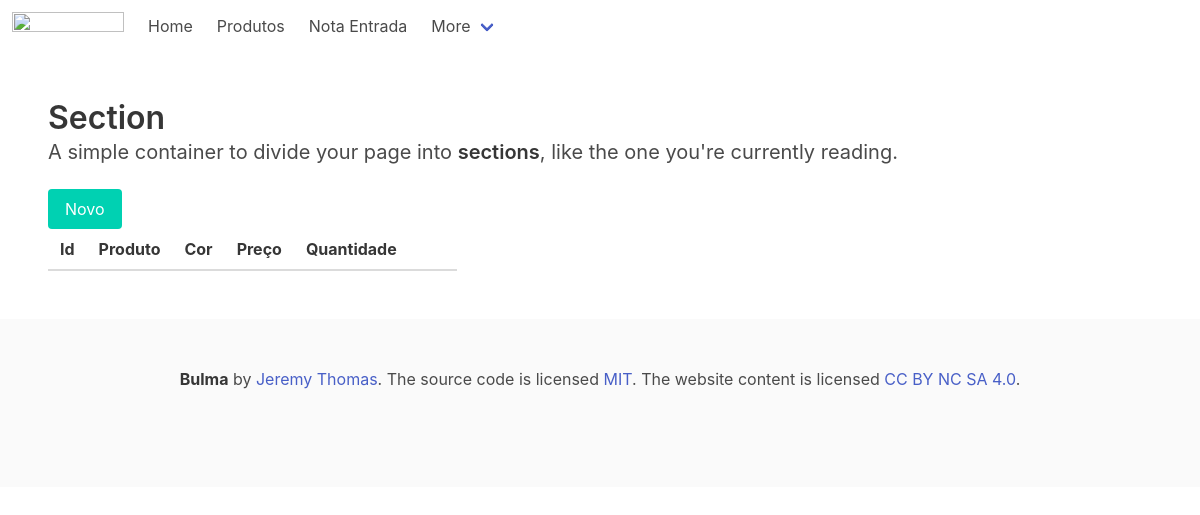
The app's page /entrada/notaEntradaList/, older data.
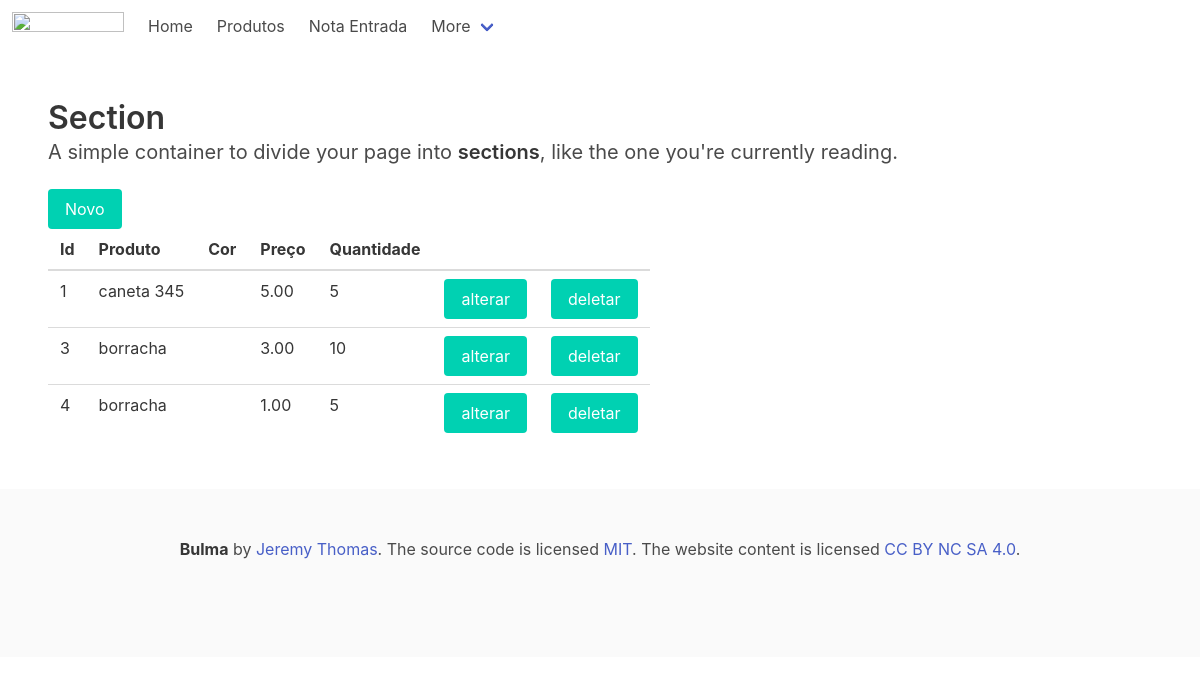
The same page, newer data.
### notaEntrada/models.py (models this page shows, shortened)
class NotasEntradas(models.Model):
    produto = models.ForeignKey(Produtos, on_delete=models.PROTECT)
    preco = models.DecimalField('Preço', decimal_places=2, max_digits=8, default=0)
    quantidade = models.IntegerField('Quantidade', default=0)
    criado = models.DateTimeField('criado', auto_now_add=True)
    modificado = models.DateTimeField('modificado', auto_now=True)
    class Meta:
        verbose_name = 'Entrada'
        verbose_name_plural = 'Entradas'
        ordering = ['produto']

### produto/models.py (models this page shows)
class Produtos(models.Model):
    produto = models.CharField('Produto', max_length=200)
    cor = models.ForeignKey(Cores, on_delete=models.PROTECT)
    preco = models.DecimalField('Preço', decimal_places=2, max_digits=8, default=0)
    quantidade = models.IntegerField('Quantidade', default=0)
    def __str__(self) -> str:
        return self.produto

### notaEntrada/views.py (the view)
# urls.py: path('notaEntradaList/', notaEntradaList, name='notaEntradaList'),
def notaEntradaList(request):
    notas_entrada = NotasEntradas.objects.all()
    template_name = 'notaEntradaList.html'
    context = {
        'notas_entrada': notas_entrada
    }
    return render(request, template_name, context)

### notaEntrada/templates/notaEntradaList.html
{% extends 'base.html' %}
{% block product %}
<a class="button is-primary" href="{% url 'entrada:notaEntradaNew' %}">Novo</a>
<table class="table">
    <thead>
        <tr>
            <th>Id</th>
            <th>Produto</th>
            <th>Cor</th>
            <th>Preço</th>
            <th>Quantidade</th>
            <th></th>
            <th></th>
        </tr>
    </thead>
    <tbody>
        {% for nota_entrada in notas_entrada %}
        <tr>
            <td>{{ nota_entrada.id }}</td>
            <td>{{ nota_entrada.produto }}</td>
            <td>{{ nota_entrada.cor }}</td>
            <td>{{ nota_entrada.preco }}</td>
            <td>{{ nota_entrada.quantidade }}</td>
            <td><a class="button is-primary" href="{% url 'entrada:notaEntradaUpdate' nota_entrada.id %}">alterar</a></td>
            <td><a class="button is-primary" href="{% url 'entrada:notaEntradaDelete' nota_entrada.id %}">deletar</a></td>
        </tr>
        {% endfor %}
    </tbody>
</table>
{% endblock %}

### core/templates/base.html (shortened to what this page needs)
<!DOCTYPE html>
{% load static %}
<html lang="en">
<head>
    <link rel="stylesheet" href="{% static 'css/bulma.min.css' %}">
</head>
<body>
<nav class="navbar" role="navigation" aria-label="main navigation">
    <div class="navbar-brand">
        <a class="navbar-item" href="https://bulma.io">
            <img src="https://bulma.io/images/bulma-logo.png" width="112" height="28">
        </a>
    </div>
    <div id="navbarBasicExample" class="navbar-menu">
        <div class="navbar-start">
            <a class="navbar-item">
                Home
            </a>
            <a class="navbar-item" href="{% url 'produto:listar' %}">Produtos</a>
            <a class="navbar-item" href="{% url 'entrada:notaEntradaList' %}">Nota Entrada</a>
            <div class="navbar-item has-dropdown is-hoverable">
                <a class="navbar-link">
                    More
                </a>
            </div>
        </div>
    </div>
</nav>
<section class="section">
    <h1 class="title">Section</h1>
    <h2 class="subtitle">
        A simple container to divide your page into <strong>sections</strong>, like the one you're currently reading.
    </h2>
    {% block product %}{% endblock %}
</section>
<footer class="footer">
    <div class="content has-text-centered">
        <p>
            <strong>Bulma</strong> by <a href="https://jgthms.com">Jeremy Thomas</a>. The source code is licensed
            <a href="http://opensource.org/licenses/mit-license.php">MIT</a>. The website content
            is licensed <a href="http://creativecommons.org/licenses/by-nc-sa/4.0/">CC BY NC SA 4.0</a>.
        </p>
    </div>
</footer>
</body>
</html>

Row changes from the older to the newer data that the page shows:
added NotasEntradas: id "1", produto "caneta 345", preco "5.00", quantidade "5"
added NotasEntradas: id "3", produto "borracha", preco "3.00", quantidade "10"
added NotasEntradas: id "4", produto "borracha", preco "1.00", quantidade "5"
